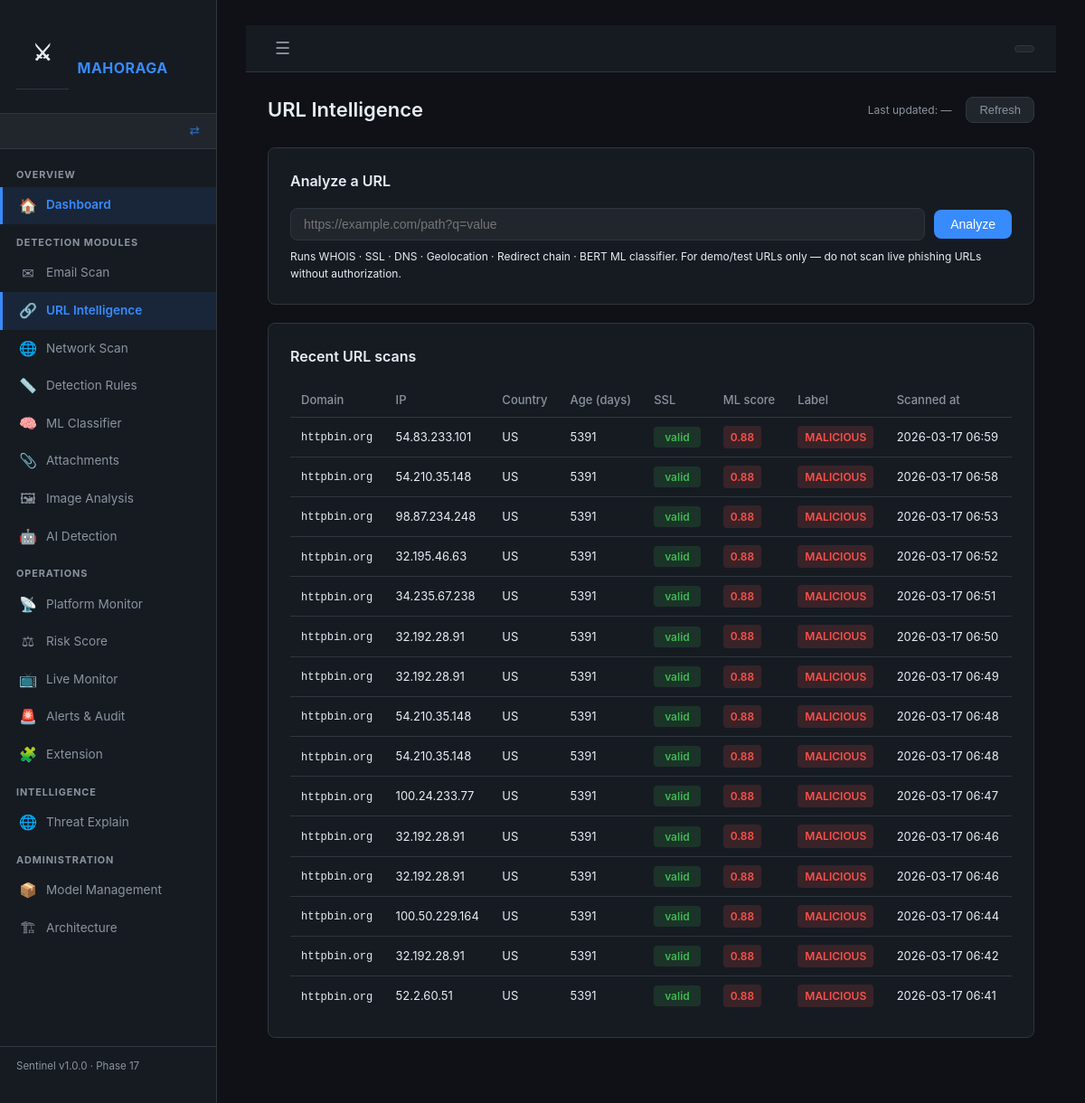
The page /url/intel on the database its author committed.
### backend/app/models.py (models this page shows)
class URLScan(db.Model):
    __tablename__ = "url_scans"
    id               = db.Column(db.Integer, primary_key=True)
    email_id         = db.Column(db.Integer, db.ForeignKey("email_scans.id"), nullable=True)
    raw_url          = db.Column(db.Text)
    normalized_url   = db.Column(db.Text)
    domain           = db.Column(db.String(255))
    ip_address       = db.Column(db.String(60))
    country          = db.Column(db.String(100))
    whois_data       = db.Column(db.Text)          # JSON string
    domain_age_days  = db.Column(db.Integer)
    ssl_valid        = db.Column(db.Boolean)
    ssl_issuer       = db.Column(db.String(255))
    redirect_chain   = db.Column(db.Text)          # JSON array of hop dicts
    ml_score         = db.Column(db.Float)         # 0.0 – 1.0 from BERT model
    rule_score       = db.Column(db.Float)         # score from rule engine
    final_label      = db.Column(db.String(20))    # BENIGN / SUSPICIOUS / MALICIOUS
    scanned_at       = db.Column(db.DateTime, default=datetime.utcnow)
    network_scans    = db.relationship("NetworkScan", backref="url_scan", lazy=True)

### backend/app/routes/url_intel.py (the view)
@url_intel_bp.route("/url/intel", methods=["GET"])
def url_intel_page():
    recent = (
        URLScan.query
        .order_by(URLScan.scanned_at.desc())
        .limit(15)
        .all()
    )
    return render_template("url_intel.html", recent_scans=recent)

### backend/app/routes/dashboard.py (called while the page is built, shortened)
def get_current_role() -> str:
    return session.get("role", "")

def get_sidebar_config():
    role = get_current_role()
    cfg  = ROLES.get(role, {})
    all_items = _all_sidebar_items()
    if cfg.get("allowed_prefixes") is None:
        return all_items   # admin sees everything

### frontend/templates/url_intel.html (shortened to what this page needs)
{% extends "base.html" %}
{% block content %}
<div class="page-header">
  <h1>URL Intelligence</h1>
  <span class="last-updated">
    Last updated: <span id="update-time">—</span>
  </span>
  <button class="btn-refresh" onclick="refreshHistory()">Refresh</button>
</div>
<div class="card">
  <h2>Analyze a URL</h2>
  <div class="url-input-row">
    <input type="text" id="url-input" placeholder="https://example.com/path?q=value"
           onkeydown="if(event.key==='Enter') submitUrl()">
    <button class="btn-primary" onclick="submitUrl()">Analyze</button>
  </div>
  <p class="hint">
    Runs WHOIS · SSL · DNS · Geolocation · Redirect chain · BERT ML classifier.
    For demo/test URLs only — do not scan live phishing URLs without authorization.
  </p>
</div>
<div class="card">
  <h2>Recent URL scans</h2>
  <table class="data-table">
    <thead>
      <tr>
        <th>Domain</th>
        <th>IP</th>
        <th>Country</th>
        <th>Age (days)</th>
        <th>SSL</th>
        <th>ML score</th>
        <th>Label</th>
        <th>Scanned at</th>
      </tr>
    </thead>
    <tbody id="history-table-body">
      {% for s in recent_scans %}
      <tr>
        <td class="truncate" title="{{ s.raw_url }}">
          <code>{{ s.domain }}</code>
        </td>
        <td>{{ s.ip_address or '—' }}</td>
        <td>{{ s.country or '—' }}</td>
        <td>
          {% if s.domain_age_days is not none %}
            <span class="{{ 'text-danger' if s.domain_age_days < 180 else '' }}">
              {{ s.domain_age_days }}
            </span>
          {% else %}—{% endif %}
        </td>
        <td>
          {% if s.ssl_valid %}
            <span class="auth-pill auth-pass">valid</span>
          {% else %}
            <span class="auth-pill auth-fail">invalid</span>
          {% endif %}
        </td>
        <td>
          <span class="score-pill score-{{ s.final_label | lower if s.final_label else 'unknown' }}">
            {{ '%.2f'|format(s.ml_score or 0) }}
          </span>
        </td>
        <td>
          <span class="label-badge label-{{ s.final_label | lower if s.final_label else 'unknown' }}">
            {{ s.final_label or '—' }}
          </span>
        </td>
        <td>{{ s.scanned_at.strftime('%Y-%m-%d %H:%M') if s.scanned_at else '—' }}</td>
      </tr>
      {% else %}
      <tr><td colspan="8" class="empty-state">No URL scans yet — enter a URL above</td></tr>
      {% endfor %}
    </tbody>
  </table>
</div>
{% endblock %}

### rows shown on the page
URLScan: domain "httpbin.org", ip_address "54.83.233.101", country "US", domain_age_days "5391", ssl_valid "valid", ml_score "0.88", final_label "MALICIOUS", scanned_at "2026-03-17 06:59"
URLScan: domain "httpbin.org", ip_address "54.210.35.148", country "US", domain_age_days "5391", ssl_valid "valid", ml_score "0.88", final_label "MALICIOUS", scanned_at "2026-03-17 06:58"
URLScan: domain "httpbin.org", ip_address "98.87.234.248", country "US", domain_age_days "5391", ssl_valid "valid", ml_score "0.88", final_label "MALICIOUS", scanned_at "2026-03-17 06:53"
URLScan: domain "httpbin.org", ip_address "32.195.46.63", country "US", domain_age_days "5391", ssl_valid "valid", ml_score "0.88", final_label "MALICIOUS", scanned_at "2026-03-17 06:52"
URLScan: domain "httpbin.org", ip_address "34.235.67.238", country "US", domain_age_days "5391", ssl_valid "valid", ml_score "0.88", final_label "MALICIOUS", scanned_at "2026-03-17 06:51"
URLScan: domain "httpbin.org", ip_address "32.192.28.91", country "US", domain_age_days "5391", ssl_valid "valid", ml_score "0.88", final_label "MALICIOUS", scanned_at "2026-03-17 06:50"
URLScan: domain "httpbin.org", ip_address "32.192.28.91", country "US", domain_age_days "5391", ssl_valid "valid", ml_score "0.88", final_label "MALICIOUS", scanned_at "2026-03-17 06:49"
URLScan: domain "httpbin.org", ip_address "54.210.35.148", country "US", domain_age_days "5391", ssl_valid "valid", ml_score "0.88", final_label "MALICIOUS", scanned_at "2026-03-17 06:48"
URLScan: domain "httpbin.org", ip_address "54.210.35.148", country "US", domain_age_days "5391", ssl_valid "valid", ml_score "0.88", final_label "MALICIOUS", scanned_at "2026-03-17 06:48"
URLScan: domain "httpbin.org", ip_address "100.24.233.77", country "US", domain_age_days "5391", ssl_valid "valid", ml_score "0.88", final_label "MALICIOUS", scanned_at "2026-03-17 06:47"
URLScan: domain "httpbin.org", ip_address "32.192.28.91", country "US", domain_age_days "5391", ssl_valid "valid", ml_score "0.88", final_label "MALICIOUS", scanned_at "2026-03-17 06:46"
URLScan: domain "httpbin.org", ip_address "32.192.28.91", country "US", domain_age_days "5391", ssl_valid "valid", ml_score "0.88", final_label "MALICIOUS", scanned_at "2026-03-17 06:46"
URLScan: domain "httpbin.org", ip_address "100.50.229.164", country "US", domain_age_days "5391", ssl_valid "valid", ml_score "0.88", final_label "MALICIOUS", scanned_at "2026-03-17 06:44"
URLScan: domain "httpbin.org", ip_address "32.192.28.91", country "US", domain_age_days "5391", ssl_valid "valid", ml_score "0.88", final_label "MALICIOUS", scanned_at "2026-03-17 06:42"
URLScan: domain "httpbin.org", ip_address "52.2.60.51", country "US", domain_age_days "5391", ssl_valid "valid", ml_score "0.88", final_label "MALICIOUS", scanned_at "2026-03-17 06:41"

### other values the page prints
{{ section.section }} "OVERVIEW" "DETECTION MODULES" "OPERATIONS" "INTELLIGENCE" "ADMINISTRATION"
{{ item.icon }} "🏠" "✉" "🔗" "🌐" "📏" "🧠" "📎" "🖼" "🤖" "📡" "⚖" "📺" "🚨" "🧩" "🌐" "📦" "🏗"
{{ item.label }} "Dashboard" "Email Scan" "URL Intelligence" "Network Scan" "Detection Rules" "ML Classifier" "Attachments" "Image Analysis" "AI Detection" "Platform Monitor" "Risk Score" "Live Monitor" "Alerts & Audit" "Extension" "Threat Explain" "Model Management" "Architecture"
